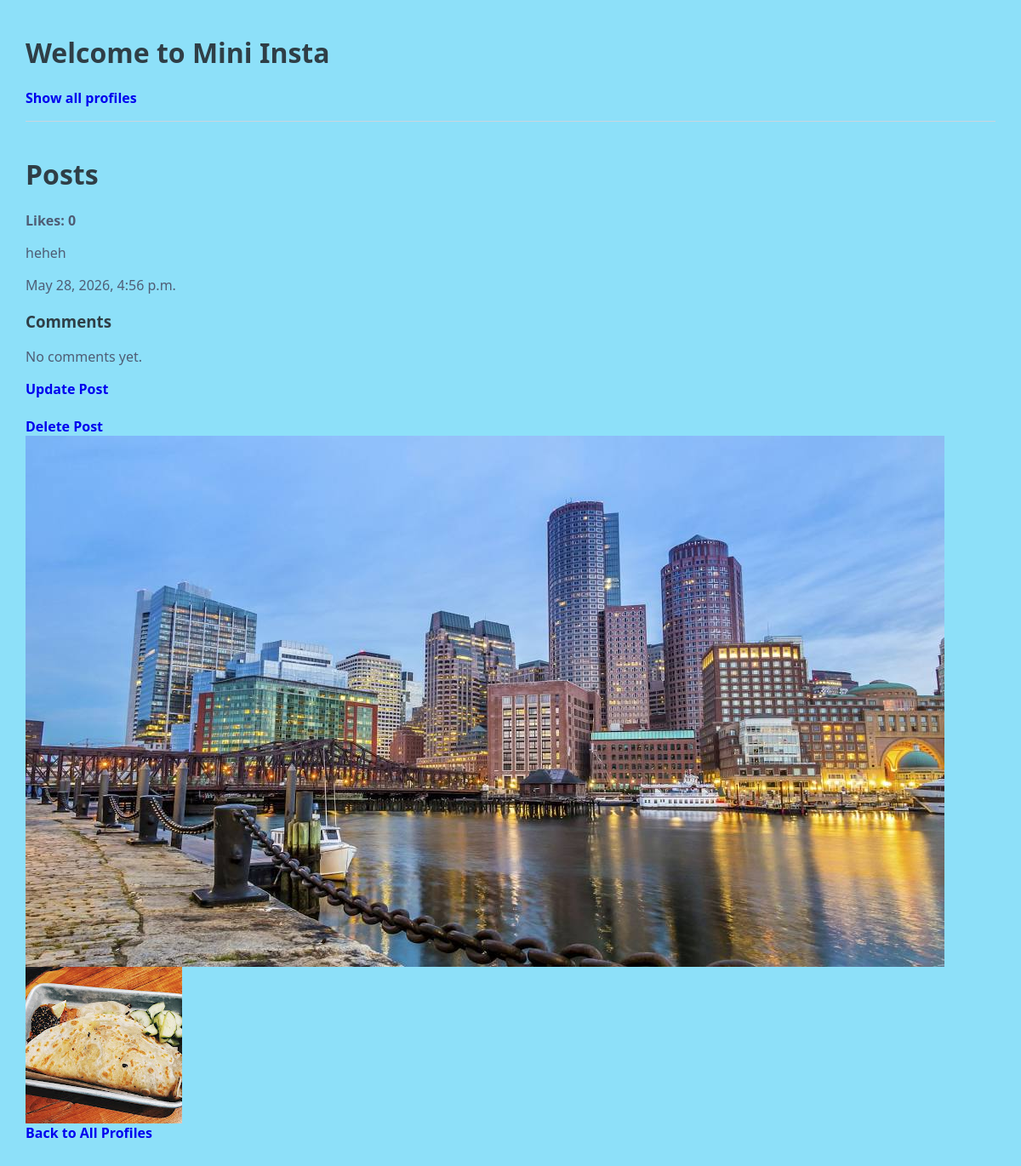
/mini_insta/post/6, run on the app's committed database.
### mini_insta/models.py (models this page shows, shortened)
class Post(models.Model):
    profile = models.ForeignKey("Profile", on_delete=models.CASCADE)
    caption = models.TextField(blank=False)
    timestamp = models.DateTimeField(auto_now=True)
    def get_all_photos(self):
        return self.photo_set.all()
    def get_all_comments(self):
        return Comment.objects.filter(post=self)
    def get_likes(self):
        return Like.objects.filter(post=self)

class Photo(models.Model):
    post = models.ForeignKey("Post", on_delete=models.CASCADE)
    image_url = models.URLField(blank=True)
    timestamp = models.DateTimeField(auto_now=True)
    image_file = models.ImageField(blank=True)
    def get_image_url(self):
        if self.image_url:
            return self.image_url
        elif self.image_file:
            return self.image_file.url

### mini_insta/views.py (the view)
# urls.py: path('post/<int:pk>', PostDetailView.as_view(), name='show_post'),
class PostDetailView(DetailView):
    model = Post
    template_name = "mini_insta/show_post.html"
    context_object_name = "post"

### mini_insta/templates/mini_insta/show_post.html
{% extends 'mini_insta/base.html' %}
{% block content %}
<h1>Posts</h1>
<div class="post-details">
    <p><strong>Likes: {{post.get_likes.count}}</strong></p>
    <p>{{ post.caption }}</p>
    <p>{{ post.timestamp }}</p>
</div>
<div class="post-comments">
    <h3>Comments</h3>
    {% for comment in post.get_all_comments %}
        <div class="comment">
            <strong>{{ comment.profile }}</strong>
            <p>{{ comment.text }}</p>
            <small>{{ comment.timestamp }}</small>
        </div>
    {% empty %}
        <p>No comments yet.</p>
    {% endfor %}
</div>
<div class="post-actions">
    <a href="{% url 'update_post' post.pk %}">Update Post</a>
    <br><br>
    <a href="{% url 'delete_post' post.pk %}">Delete Post</a>
</div>
<div class="post-photos">
    {% for photo in post.get_all_photos %}
        <img src="{{ photo.get_image_url }}">
        <br>
    {% endfor %}
</div>
{% endblock %}

### static/styles-for-mini_insta.css (style rules this page uses)
body { margin: 30px; background: #8de0f9; font-family: 'Poppins', 'Segoe UI', Tahoma, Geneva, Verdana, sans-serif; }
h1, h2, h3 { color: #2f3e46; }
p { color: #4f5d75; }
a { font-weight: bold; text-decoration: none; }

### data on the page
Post: get_likes.count "0", caption "heheh", timestamp "May 28, 2026, 4:56 p.m."
Photo: get_image_url (picture)
Photo: get_image_url (picture)
